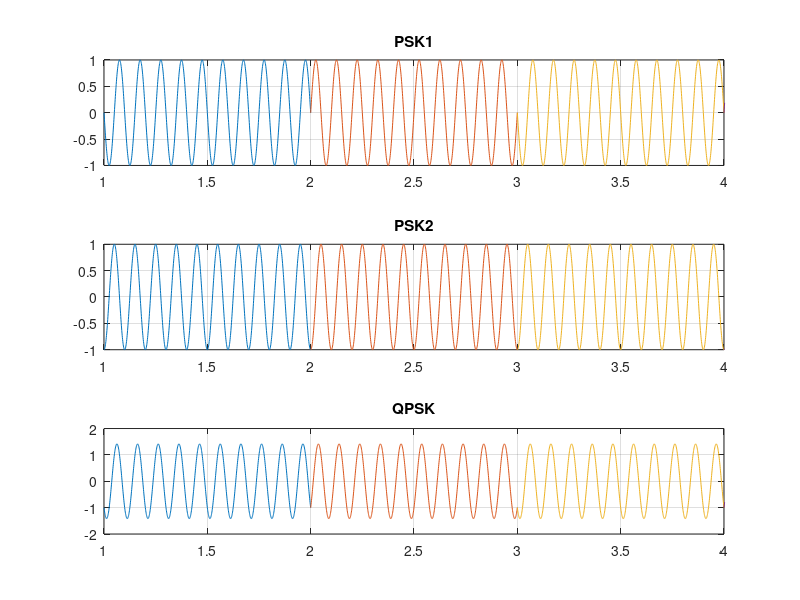

Source code (MATLAB):
close all;
clc;
f=10;
x=[0 0 1 1 0 1 1 1 0 0 1 1 1 0 0 1 0 0 1 1 0 0 0 1];
x = reshape(x,2,[])
x1=x(1:2:end,:)
x2=x(2:2:end,:)
nx=size(x,2);
i=1;
while i<nx+1
t = i:0.001:i+1;
if x1(i)==1
psk1=sin(2*pi*f*t);
psk2=sin(2*pi*f*t+pi+pi/2);
else
psk1=sin(2*pi*f*t+pi);
psk2=sin(2*pi*f*t+pi+pi/2);
end
QPSK = psk1+psk2;
subplot(3,1,1);
plot(t,psk1);
hold on;
grid on;
axis([1 4 -1 1]);
title('PSK1')
subplot(3,1,2);
plot(t,psk2);
hold on;
grid on;
axis([1 4 -1 1]);
title('PSK2')
subplot(3,1,3);
plot(t,QPSK);
hold on;
grid on;
axis([1 4 -2 2]);
title('QPSK')
i=i+1;
end